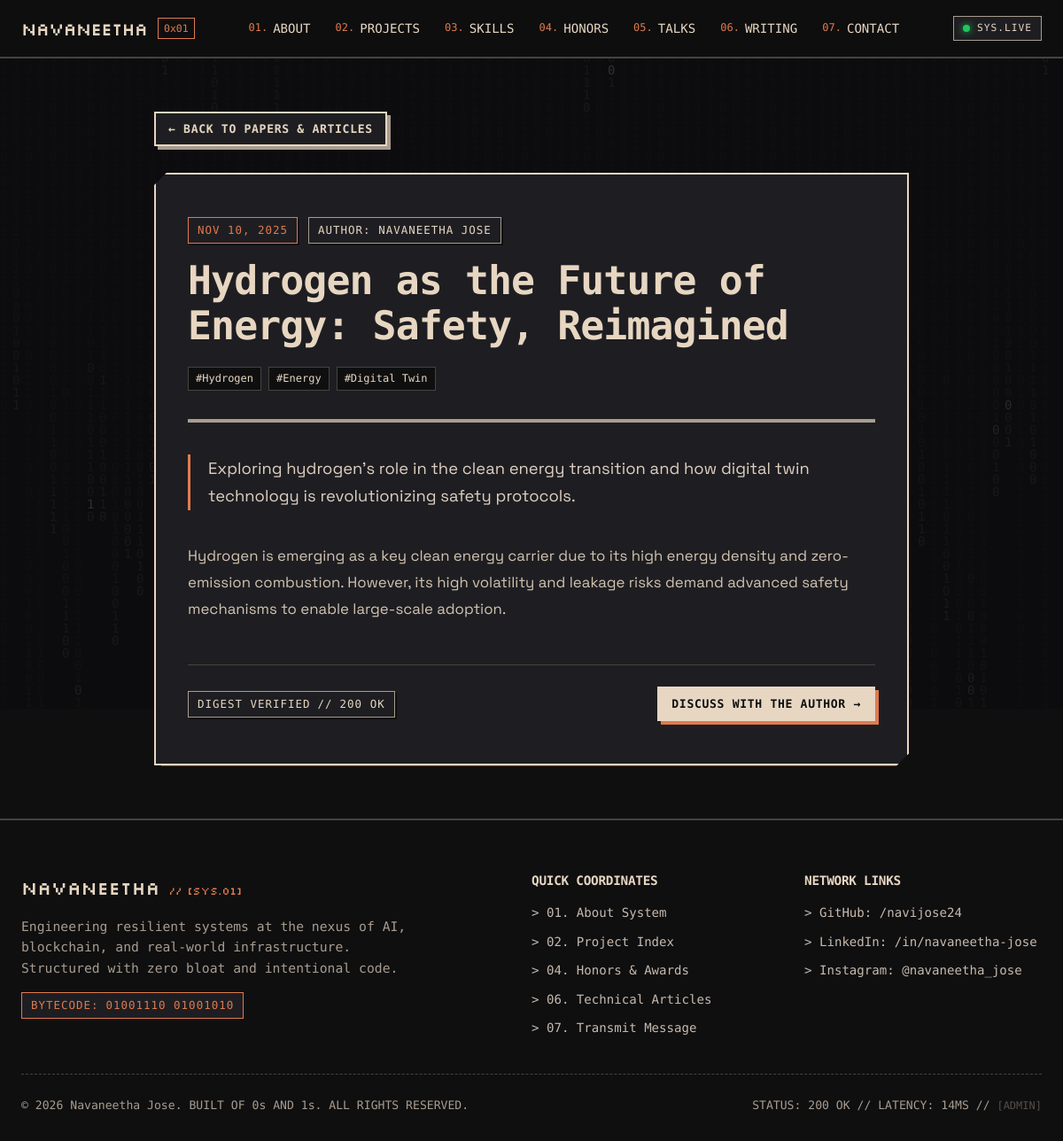
The app's page /blog-detail.php?slug=hydrogen-as-the-future-of-energy-safety-reimagined with its own data.
### tables this page shows
CREATE TABLE IF NOT EXISTS `articles` (
    `id` INT UNSIGNED AUTO_INCREMENT PRIMARY KEY,
    `title` VARCHAR(255) NOT NULL,
    `slug` VARCHAR(255) NOT NULL UNIQUE,
    `summary` TEXT NOT NULL,
    `content` MEDIUMTEXT NOT NULL,
    `image` VARCHAR(255) NULL,
    `published_date` VARCHAR(50) NOT NULL,
    `is_published` TINYINT(1) DEFAULT 1,
    `created_at` TIMESTAMP DEFAULT CURRENT_TIMESTAMP,
    `updated_at` TIMESTAMP DEFAULT CURRENT_TIMESTAMP ON UPDATE CURRENT_TIMESTAMP,
    INDEX `idx_article_slug` (`slug`),
    INDEX `idx_article_pub` (`is_published`)
);

CREATE TABLE IF NOT EXISTS `profile` (
    `id` INT UNSIGNED AUTO_INCREMENT PRIMARY KEY,
    `name` VARCHAR(100) NOT NULL,
    `tagline` VARCHAR(255) NOT NULL,
    `intro` TEXT NOT NULL,
    `email` VARCHAR(100) NOT NULL,
    `phone` VARCHAR(50) NULL,
    `linkedin` VARCHAR(255) NULL,
    `github` VARCHAR(255) NULL,
    `instagram` VARCHAR(255) NULL,
    `avatar` VARCHAR(255) NULL,
    `resume_url` VARCHAR(255) NULL,
    `updated_at` TIMESTAMP DEFAULT CURRENT_TIMESTAMP ON UPDATE CURRENT_TIMESTAMP
);

### includes/db_queries.php (called while the page is built, shortened)
<?php
function get_profile_data(): array {
    try {
        $db = get_db();
        $stmt = $db->query("SELECT * FROM profile ORDER BY id ASC LIMIT 1");
        $res = $stmt->fetch();
        if ($res) return $res;
    } catch (PDOException $e) {
        error_log("DAL Error (get_profile_data): " . $e->getMessage());
    }
    return [
        'id' => 1,
        'name' => 'Navaneetha Jose',
        'tagline' => 'Developer • Innovator • Solution Architect',
        'intro' => 'I\'m a developer driven by a deep curiosity for how intelligent systems can shape real-world change.',
        'email' => 'navaneethajose004@gmail.com',
        'phone' => '+91 8281252386',
        'linkedin' => 'linkedin.com/in/navaneetha-jose',
        'github' => 'github.com/navijose24',
        'instagram' => 'instagram.com/navaneetha_jose',
        'avatar' => '/Life/1.png',
        'resume_url' => ''
    ];
}
function get_article_by_slug(string $slug): ?array {
    try {
        $db = get_db();
        $stmt = $db->prepare("SELECT * FROM articles WHERE slug = :slug LIMIT 1");
        $stmt->execute([':slug' => $slug]);
        $art = $stmt->fetch();
        $tagStmt = $db->prepare("SELECT tag FROM article_tags WHERE article_id = :aid");
        $tagStmt->execute([':aid' => $art['id']]);
        $art['tags'] = $tagStmt->fetchAll(PDO::FETCH_COLUMN);
        return $art;
    } catch (PDOException $e) {
        return null;
    }
}
function get_site_settings(): array {
    try {
        $db = get_db();
        $stmt = $db->query("SELECT setting_key, setting_value FROM site_settings");
        $rows = $stmt->fetchAll();
        $settings = [];
        foreach ($rows as $r) {
            $settings[$r['setting_key']] = $r['setting_value'];
        }
        return $settings;
    } catch (PDOException $e) {
        return [];
    }
}

### includes/functions.php (called while the page is built, shortened)
<?php
function e(?string $value): string {
    return htmlspecialchars($value ?? '', ENT_QUOTES | ENT_SUBSTITUTE, 'UTF-8');
}

### blog-detail.php (the view, shortened to what this page needs)
<?php
require_once __DIR__ . '/includes/functions.php';
require_once __DIR__ . '/includes/db_queries.php';
$slug = trim($_GET['slug'] ?? '');
$article = null;
if (!empty($slug)) {
    $article = get_article_by_slug($slug);
}
require_once __DIR__ . '/includes/header.php';
?>
<div class="container" style="padding: 60px 24px; max-width: 900px;">
    <div style="margin-bottom: 30px;">
        <a href="/#articles" class="btn btn-secondary btn-sm">&larr; BACK TO PAPERS &amp; ARTICLES</a>
    </div>
    <article class="cut-corner" style="background: var(--clr-graphite); border: 2px solid var(--clr-sand); padding: 48px 36px; box-shadow: 8px 8px 0 var(--clr-terracotta);">
        <div style="display: flex; gap: 12px; margin-bottom: 16px; align-items: center; flex-wrap: wrap;">
            <span class="binary-tag accent"><?= e($article['published_date']) ?></span>
            <span class="binary-tag">AUTHOR: <?= e($profile['name']) ?></span>
        </div>
        <h1 style="font-size: clamp(1.8rem, 4vw, 2.8rem); line-height: 1.15; margin-bottom: 20px; color: var(--clr-sand);">
            <?= e($article['title']) ?>
        </h1>
        <div class="tech-tags" style="margin-bottom: 32px;">
            <?php foreach ($article['tags'] ?? [] as $tag): ?>
                <span class="tech-badge">#<?= e($tag) ?></span>
            <?php endforeach; ?>
        </div>
        <?php if (!empty($article['image'])): ?>
            <div style="margin-bottom: 36px; border: 2px solid var(--clr-stone); overflow: hidden; background: #000;">
            </div>
        <?php endif; ?>
        <div style="font-size: 1.15rem; color: #DECFC0; line-height: 1.7; border-left: 3px solid var(--clr-terracotta); padding-left: 20px; margin-bottom: 36px;">
            <?= e($article['summary']) ?>
        </div>
        <div class="article-content" style="color: #D3C3B0; font-size: 1.05rem; line-height: 1.8;">
            <?= $article['content'] ?>
        </div>
        <div style="border-top: 1px solid var(--clr-stone-dark); margin-top: 48px; padding-top: 24px; display: flex; justify-content: space-between; align-items: center; flex-wrap: wrap; gap: 16px;">
            <div class="binary-tag">
                <span>DIGEST VERIFIED</span> // <span>200 OK</span>
            </div>
            <a href="/#contact" class="btn btn-primary btn-sm">DISCUSS WITH THE AUTHOR &rarr;</a>
        </div>
    </article>
</div>
<?php require_once __DIR__ . '/includes/footer.php'; ?>

### includes/footer.php (shortened to what this page needs)
<?php
require_once __DIR__ . '/functions.php';
require_once __DIR__ . '/db_queries.php';
$profile = get_profile_data();
$settings = get_site_settings();
?>
    <footer class="site-footer">
        <div class="container">
            <div class="footer-grid">
                <div>
                    <div style="font-family: var(--font-pixel); font-size: 1.3rem; margin-bottom: 14px; color: var(--clr-sand);">
                        navaneetha <span style="font-size: 0.75rem; color: var(--clr-terracotta);">// [SYS.01]</span>
                    </div>
                    <p style="font-size: 0.92rem; color: var(--clr-stone); max-width: 440px; margin-bottom: 16px;">
                        Engineering resilient systems at the nexus of AI, blockchain, and real-world infrastructure. Structured with zero bloat and intentional code.
                    </p>
                    <div class="binary-tag accent">
                        <span>BYTECODE:</span>
                        <span>01001110 01001010</span>
                    </div>
                </div>
                <div>
                    <h4 style="font-size: 0.9rem; color: var(--clr-sand); margin-bottom: 16px; text-transform: uppercase;">
                        Quick Coordinates
                    </h4>
                    <ul style="list-style: none; font-size: 0.88rem; display: flex; flex-direction: column; gap: 10px;">
                        <li><a href="/#about" style="color: #C7BAAE;">&gt; 01. About System</a></li>
                        <li><a href="/#projects" style="color: #C7BAAE;">&gt; 02. Project Index</a></li>
                        <li><a href="/#achievements" style="color: #C7BAAE;">&gt; 04. Honors & Awards</a></li>
                        <li><a href="/#articles" style="color: #C7BAAE;">&gt; 06. Technical Articles</a></li>
                        <li><a href="/#contact" style="color: #C7BAAE;">&gt; 07. Transmit Message</a></li>
                    </ul>
                </div>
                <div>
                    <h4 style="font-size: 0.9rem; color: var(--clr-sand); margin-bottom: 16px; text-transform: uppercase;">
                        Network Links
                    </h4>
                    <ul style="list-style: none; font-size: 0.88rem; display: flex; flex-direction: column; gap: 10px;">
                        <?php if (!empty($profile['github'])): ?>
                            <li><a href="https://<?= e(ltrim($profile['github'], 'https://')) ?>" target="_blank" rel="noopener noreferrer" style="color: #C7BAAE;">&gt; GitHub: /<?= e(basename($profile['github'])) ?></a></li>
                        <?php endif; ?>
                        <?php if (!empty($profile['linkedin'])): ?>
                            <li><a href="https://<?= e(ltrim($profile['linkedin'], 'https://')) ?>" target="_blank" rel="noopener noreferrer" style="color: #C7BAAE;">&gt; LinkedIn: /in/navaneetha-jose</a></li>
                        <?php endif; ?>
                        <?php if (!empty($profile['instagram'])): ?>
                            <li><a href="https://<?= e(ltrim($profile['instagram'], 'https://')) ?>" target="_blank" rel="noopener noreferrer" style="color: #C7BAAE;">&gt; Instagram: @navaneetha_jose</a></li>
                        <?php endif; ?>
                    </ul>
                </div>
            </div>
            <div class="footer-copy">
                <div>
                    &copy; <?= date('Y') ?> <?= e($profile['name']) ?>. <?= e($settings['footer_text'] ?? 'BUILT OF 0s AND 1s.') ?>
                </div>
                <div>
                    <span>STATUS: 200 OK</span> // <span>LATENCY: 14MS</span> // <a href="/admin/login.php" style="color: var(--clr-stone); opacity: 0.45; text-decoration: none; font-size: 0.75rem;" title="Admin Gateway">[ADMIN]</a>
                </div>
            </div>
        </div>
    </footer>
</div>
</body>
</html>

### assets/css/style.css (style rules this page uses)
:root { --clr-coal: #0F0F10; --clr-graphite: #1E1E22; --clr-sand: #E7D6C1; --clr-violet: #6E5A73; --clr-terracotta: #E07A4F; --clr-stone: #A89C8F; --clr-stone-dark: #47433D; --font-mono: 'Space Mono', 'Courier New', monospace; --font-sans: 'Space Grotesk', -apple-system, BlinkMacSystemFont, sans-serif; --font-pixel: 'Silkscreen', 'Space Mono', monospace; --border-main: 2px solid var(--clr-sand); --border-subtle: 1px solid var(--clr-stone); --shadow-brutalist: 5px 5px 0 var(--clr-terracotta); --shadow-soft: 4px 4px 0 var(--clr-coal); --shadow-hover: 7px 7px 0 var(--clr-sand); --container-max: 1240px; --transition: all 0.2s cubic-bezier(0.16, 1, 0.3, 1); }
*, *::before, *::after { box-sizing: border-box; margin: 0; padding: 0; }
html { scroll-behavior: smooth; font-size: 16px; background-color: var(--clr-coal); color: var(--clr-sand); }
body { font-family: var(--font-sans); line-height: 1.6; background-color: var(--clr-coal); color: var(--clr-sand); overflow-x: hidden; position: relative; min-height: 100vh; }
.container { width: 100%; max-width: var(--container-max); margin: 0 auto; padding: 0 24px; }
h1, h2, h3, h4, h5, h6 { font-family: var(--font-mono); color: var(--clr-sand); letter-spacing: -0.02em; font-weight: 700; line-height: 1.15; }
p { color: #D3C3B0; margin-bottom: 1.25rem; font-size: 1.05rem; }
a { color: var(--clr-sand); text-decoration: none; transition: var(--transition); }
.binary-tag { display: inline-flex; align-items: center; gap: 8px; font-family: var(--font-mono); font-size: 0.78rem; text-transform: uppercase; letter-spacing: 0.08em; background: var(--clr-graphite); color: var(--clr-sand); border: 1px solid var(--clr-stone); padding: 4px 10px; box-shadow: 2px 2px 0 var(--clr-coal); }
.binary-tag.accent { border-color: var(--clr-terracotta); color: var(--clr-terracotta); }
.cut-corner { clip-path: polygon( 14px 0%, 100% 0%, 100% calc(100% - 14px), calc(100% - 14px) 100%, 0% 100%, 0% 14px ); }
.btn { display: inline-flex; align-items: center; justify-content: center; gap: 10px; font-family: var(--font-mono); font-size: 0.92rem; font-weight: 700; text-transform: uppercase; letter-spacing: 0.05em; padding: 12px 24px; cursor: pointer; border: 2px solid var(--clr-sand); transition: var(--transition); user-select: none; text-align: center; }
.btn-primary { background: var(--clr-sand); color: var(--clr-coal); box-shadow: 4px 4px 0 var(--clr-terracotta); }
.btn-secondary { background: var(--clr-graphite); color: var(--clr-sand); box-shadow: 4px 4px 0 var(--clr-stone); }
.btn-sm { padding: 7px 14px; font-size: 0.82rem; }
.tech-tags { display: flex; flex-wrap: wrap; gap: 8px; margin-bottom: 24px; }
.tech-badge { background: var(--clr-coal); border: 1px solid var(--clr-stone-dark); font-family: var(--font-mono); font-size: 0.75rem; color: var(--clr-sand); padding: 3px 8px; }
.site-footer { background: var(--clr-coal); border-top: 2px solid var(--clr-stone-dark); padding: 60px 0 30px; font-family: var(--font-mono); }
.footer-grid { display: grid; grid-template-columns: 2fr 1fr 1fr; gap: 40px; margin-bottom: 40px; }
.footer-copy { border-top: 1px dashed var(--clr-stone-dark); padding-top: 24px; display: flex; justify-content: space-between; align-items: center; font-size: 0.82rem; color: var(--clr-stone); flex-wrap: wrap; gap: 12px; }

### records on screen
articles: published_date "NOV 10, 2025", title "Hydrogen as the Future of Energy: Safety, Reimagined", id "Hydrogen", id "Energy", id "Digital Twin", summary "Exploring hydrogen's role in the clean energy transition and how digital twin technology is revolutionizing safety protocols.", id+content "Hydrogen is emerging as a key clean energy carrier due to its high energy density and zero-emission combustion. However, its high volatility and leakage risks demand advanced safety mechanisms to enable large-scale adoption."
profile: name "NAVANEETHA JOSE", github "navijose24", name "Navaneetha Jose"

### other values on screen
$settings['footer_text'] "BUILT OF 0s AND 1s. ALL RIGHTS RESERVED."
